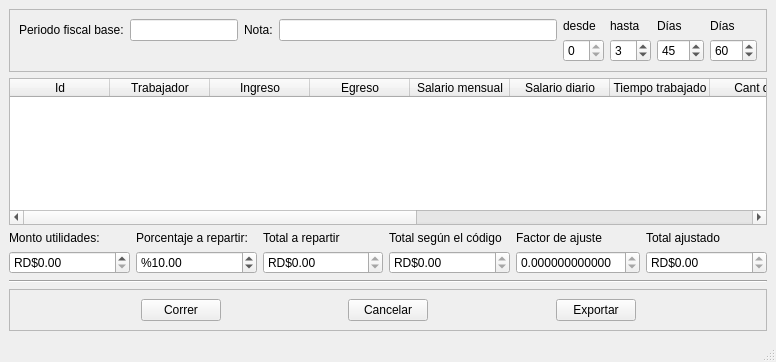
<?xml version="1.0" encoding="UTF-8"?>
<ui version="4.0">
 <class>MainWindow</class>
 <widget class="QMainWindow" name="MainWindow">
  <property name="geometry">
   <rect>
    <x>0</x>
    <y>0</y>
    <width>776</width>
    <height>362</height>
   </rect>
  </property>
  <property name="windowTitle">
   <string>Nómina de participación en los beneficios</string>
  </property>
  <widget class="QWidget" name="centralwidget">
   <layout class="QVBoxLayout" name="verticalLayout">
    <item>
     <widget class="QFrame" name="frame_2">
      <property name="frameShape">
       <enum>QFrame::StyledPanel</enum>
      </property>
      <property name="frameShadow">
       <enum>QFrame::Raised</enum>
      </property>
      <layout class="QHBoxLayout" name="horizontalLayout_2">
       <item>
        <layout class="QFormLayout" name="formLayout">
         <item row="0" column="0">
          <widget class="QLabel" name="label_7">
           <property name="text">
            <string>Periodo fiscal base:</string>
           </property>
          </widget>
         </item>
         <item row="0" column="1">
          <widget class="QLineEdit" name="periodo_fiscal_base">
           <property name="sizePolicy">
            <sizepolicy hsizetype="Preferred" vsizetype="Fixed">
             <horstretch>0</horstretch>
             <verstretch>0</verstretch>
            </sizepolicy>
           </property>
           <property name="toolTip">
            <string>&lt;html&gt;&lt;head/&gt;&lt;body&gt;&lt;p&gt;Muestra el código del perido fiscal en un formato fecha inicial-fecha final(ddmmaaaa-ddmmaaaa).&lt;/p&gt;&lt;/body&gt;&lt;/html&gt;</string>
           </property>
           <property name="readOnly">
            <bool>true</bool>
           </property>
          </widget>
         </item>
        </layout>
       </item>
       <item>
        <layout class="QFormLayout" name="formLayout_2">
         <item row="0" column="0">
          <widget class="QLabel" name="label_12">
           <property name="text">
            <string>Nota:</string>
           </property>
          </widget>
         </item>
         <item row="0" column="1">
          <widget class="QLineEdit" name="nota">
           <property name="toolTip">
            <string>&lt;html&gt;&lt;head/&gt;&lt;body&gt;&lt;p&gt;Agregue una nota que pueda servir de referencia en el futuro. (CAMPO OBLIGATORIO).&lt;/p&gt;&lt;/body&gt;&lt;/html&gt;</string>
           </property>
          </widget>
         </item>
        </layout>
       </item>
       <item>
        <layout class="QGridLayout" name="gridLayout_2">
         <item row="1" column="0">
          <widget class="QSpinBox" name="spinBox">
           <property name="readOnly">
            <bool>true</bool>
           </property>
          </widget>
         </item>
         <item row="1" column="1">
          <widget class="QSpinBox" name="anio_cambio">
           <property name="toolTip">
            <string>&lt;html&gt;&lt;head/&gt;&lt;body&gt;&lt;p&gt;Campo que define el año de corte para recibir el pago de acuerdo a la cantidad de días especifica. De a cuerdo al código son 3 años.&lt;/p&gt;&lt;/body&gt;&lt;/html&gt;</string>
           </property>
           <property name="minimum">
            <number>1</number>
           </property>
           <property name="value">
            <number>3</number>
           </property>
          </widget>
         </item>
         <item row="1" column="2">
          <widget class="QSpinBox" name="rango1">
           <property name="toolTip">
            <string>&lt;html&gt;&lt;head/&gt;&lt;body&gt;&lt;p&gt;Mínimo 45 días de pago para trabajadores con menos de 3 años de acuerdo al código.&lt;/p&gt;&lt;/body&gt;&lt;/html&gt;</string>
           </property>
           <property name="minimum">
            <number>1</number>
           </property>
           <property name="maximum">
            <number>999</number>
           </property>
           <property name="value">
            <number>45</number>
           </property>
          </widget>
         </item>
         <item row="0" column="1">
          <widget class="QLabel" name="label_9">
           <property name="text">
            <string>hasta</string>
           </property>
          </widget>
         </item>
         <item row="0" column="2">
          <widget class="QLabel" name="label_10">
           <property name="text">
            <string>Días</string>
           </property>
          </widget>
         </item>
         <item row="0" column="0">
          <widget class="QLabel" name="label_8">
           <property name="text">
            <string>desde</string>
           </property>
          </widget>
         </item>
         <item row="1" column="3">
          <widget class="QSpinBox" name="rango2">
           <property name="toolTip">
            <string>&lt;html&gt;&lt;head/&gt;&lt;body&gt;&lt;p&gt;Mínimo 60 días para trabajadores con más de 3 años según el código de trabajo.&lt;/p&gt;&lt;/body&gt;&lt;/html&gt;</string>
           </property>
           <property name="minimum">
            <number>1</number>
           </property>
           <property name="maximum">
            <number>999</number>
           </property>
           <property name="value">
            <number>60</number>
           </property>
          </widget>
         </item>
         <item row="0" column="3">
          <widget class="QLabel" name="label_11">
           <property name="text">
            <string>Días</string>
           </property>
          </widget>
         </item>
        </layout>
       </item>
      </layout>
     </widget>
    </item>
    <item>
     <widget class="QTableWidget" name="tableWidget">
      <property name="toolTip">
       <string>&lt;html&gt;&lt;head/&gt;&lt;body&gt;&lt;p&gt;Muestra la informaci'on detallada de cada trabajador en el perido fiscal&lt;/p&gt;&lt;/body&gt;&lt;/html&gt;</string>
      </property>
      <property name="sizeAdjustPolicy">
       <enum>QAbstractScrollArea::AdjustToContentsOnFirstShow</enum>
      </property>
      <property name="editTriggers">
       <set>QAbstractItemView::NoEditTriggers</set>
      </property>
      <property name="alternatingRowColors">
       <bool>true</bool>
      </property>
      <column>
       <property name="text">
        <string>Id</string>
       </property>
      </column>
      <column>
       <property name="text">
        <string>Trabajador</string>
       </property>
      </column>
      <column>
       <property name="text">
        <string>Ingreso</string>
       </property>
      </column>
      <column>
       <property name="text">
        <string>Egreso</string>
       </property>
      </column>
      <column>
       <property name="text">
        <string>Salario mensual</string>
       </property>
      </column>
      <column>
       <property name="text">
        <string>Salario diario</string>
       </property>
      </column>
      <column>
       <property name="text">
        <string>Tiempo trabajado</string>
       </property>
      </column>
      <column>
       <property name="text">
        <string>Cant días</string>
       </property>
      </column>
      <column>
       <property name="text">
        <string>Monto bruto</string>
       </property>
      </column>
      <column>
       <property name="text">
        <string>Monto ajustado</string>
       </property>
      </column>
      <column>
       <property name="text">
        <string>Ret INFOTEP</string>
       </property>
      </column>
      <column>
       <property name="text">
        <string>Ret ISLR</string>
       </property>
      </column>
      <column>
       <property name="text">
        <string>A pagar</string>
       </property>
      </column>
     </widget>
    </item>
    <item>
     <layout class="QGridLayout" name="gridLayout">
      <item row="0" column="3">
       <widget class="QLabel" name="label_4">
        <property name="text">
         <string>Total según el código</string>
        </property>
       </widget>
      </item>
      <item row="1" column="2">
       <widget class="QDoubleSpinBox" name="total_a_repartir">
        <property name="toolTip">
         <string>&lt;html&gt;&lt;head/&gt;&lt;body&gt;&lt;p&gt;Resultado de la multiplicación del porcentaje por el monto de las utilidades. Esto establece el tope a repartir entre los trabajadores.&lt;/p&gt;&lt;/body&gt;&lt;/html&gt;</string>
        </property>
        <property name="readOnly">
         <bool>true</bool>
        </property>
        <property name="showGroupSeparator" stdset="0">
         <bool>true</bool>
        </property>
        <property name="prefix">
         <string>RD$</string>
        </property>
        <property name="maximum">
         <double>100000000.000000000000000</double>
        </property>
       </widget>
      </item>
      <item row="0" column="2">
       <widget class="QLabel" name="label_3">
        <property name="text">
         <string>Total a repartir</string>
        </property>
       </widget>
      </item>
      <item row="1" column="0">
       <widget class="QDoubleSpinBox" name="monto_utilidades">
        <property name="toolTip">
         <string>&lt;html&gt;&lt;head/&gt;&lt;body&gt;&lt;p&gt;Coloque aquí las utilidades a distribuir, si no hubo utilidad en el periodo fiscal dejar en cero (0).&lt;/p&gt;&lt;/body&gt;&lt;/html&gt;</string>
        </property>
        <property name="showGroupSeparator" stdset="0">
         <bool>true</bool>
        </property>
        <property name="prefix">
         <string>RD$</string>
        </property>
        <property name="maximum">
         <double>999999999999.989990234375000</double>
        </property>
       </widget>
      </item>
      <item row="1" column="1">
       <widget class="QDoubleSpinBox" name="porc_repartir">
        <property name="toolTip">
         <string>&lt;html&gt;&lt;head/&gt;&lt;body&gt;&lt;p&gt;Porcentaje de las utilidades a repartir, según el código mínimo 10%.&lt;/p&gt;&lt;/body&gt;&lt;/html&gt;</string>
        </property>
        <property name="prefix">
         <string>%</string>
        </property>
        <property name="minimum">
         <double>0.010000000000000</double>
        </property>
        <property name="maximum">
         <double>100.000000000000000</double>
        </property>
        <property name="value">
         <double>10.000000000000000</double>
        </property>
       </widget>
      </item>
      <item row="0" column="0">
       <widget class="QLabel" name="label">
        <property name="text">
         <string>Monto utilidades:</string>
        </property>
       </widget>
      </item>
      <item row="0" column="1">
       <widget class="QLabel" name="label_2">
        <property name="text">
         <string>Porcentaje a repartir:</string>
        </property>
       </widget>
      </item>
      <item row="0" column="4">
       <widget class="QLabel" name="label_5">
        <property name="text">
         <string>Factor de ajuste</string>
        </property>
       </widget>
      </item>
      <item row="1" column="4">
       <widget class="QDoubleSpinBox" name="factor_de_ajuste">
        <property name="toolTip">
         <string>&lt;html&gt;&lt;head/&gt;&lt;body&gt;&lt;p&gt;Factor de ajuste que se calcula para poder repartir equitativamente el beneficio entre todos los trabajadores. Se calcula dividiendo el total a repartir entre el total según el código.&lt;/p&gt;&lt;/body&gt;&lt;/html&gt;</string>
        </property>
        <property name="readOnly">
         <bool>true</bool>
        </property>
        <property name="decimals">
         <number>12</number>
        </property>
        <property name="minimum">
         <double>0.000000000000000</double>
        </property>
        <property name="value">
         <double>0.000000000000000</double>
        </property>
       </widget>
      </item>
      <item row="1" column="3">
       <widget class="QDoubleSpinBox" name="total_segun_codigo">
        <property name="toolTip">
         <string>&lt;html&gt;&lt;head/&gt;&lt;body&gt;&lt;p&gt;Es la suma del cálculo del monto a pagar a todos los trabajadores de acuerdo al tiempo trabajado en el año y su tiempo en la empresa de acuerdo a los mínimos de días y los rangos que establece el código.&lt;/p&gt;&lt;/body&gt;&lt;/html&gt;</string>
        </property>
        <property name="readOnly">
         <bool>true</bool>
        </property>
        <property name="showGroupSeparator" stdset="0">
         <bool>true</bool>
        </property>
        <property name="prefix">
         <string>RD$</string>
        </property>
        <property name="maximum">
         <double>999999999.990000009536743</double>
        </property>
       </widget>
      </item>
      <item row="0" column="5">
       <widget class="QLabel" name="label_6">
        <property name="text">
         <string>Total ajustado</string>
        </property>
       </widget>
      </item>
      <item row="1" column="5">
       <widget class="QDoubleSpinBox" name="total_ajustado">
        <property name="toolTip">
         <string>&lt;html&gt;&lt;head/&gt;&lt;body&gt;&lt;p&gt;Monto final del pago a los trabajadores después de aplicar el factor ajuste.&lt;/p&gt;&lt;/body&gt;&lt;/html&gt;</string>
        </property>
        <property name="readOnly">
         <bool>true</bool>
        </property>
        <property name="showGroupSeparator" stdset="0">
         <bool>true</bool>
        </property>
        <property name="prefix">
         <string>RD$</string>
        </property>
        <property name="maximum">
         <double>999999999.990000009536743</double>
        </property>
       </widget>
      </item>
     </layout>
    </item>
    <item>
     <widget class="Line" name="line">
      <property name="orientation">
       <enum>Qt::Horizontal</enum>
      </property>
     </widget>
    </item>
    <item>
     <widget class="QFrame" name="frame">
      <property name="frameShape">
       <enum>QFrame::StyledPanel</enum>
      </property>
      <property name="frameShadow">
       <enum>QFrame::Raised</enum>
      </property>
      <layout class="QHBoxLayout" name="horizontalLayout">
       <item>
        <spacer name="horizontalSpacer">
         <property name="orientation">
          <enum>Qt::Horizontal</enum>
         </property>
         <property name="sizeHint" stdset="0">
          <size>
           <width>99</width>
           <height>20</height>
          </size>
         </property>
        </spacer>
       </item>
       <item>
        <widget class="QPushButton" name="correr">
         <property name="toolTip">
          <string>&lt;html&gt;&lt;head/&gt;&lt;body&gt;&lt;p&gt;Por favor coloque una nota para habilitar el botón y poder correr la nómina de participación de los trbajadores en los beneficios.&lt;/p&gt;&lt;/body&gt;&lt;/html&gt;</string>
         </property>
         <property name="text">
          <string>Correr</string>
         </property>
        </widget>
       </item>
       <item>
        <spacer name="horizontalSpacer_2">
         <property name="orientation">
          <enum>Qt::Horizontal</enum>
         </property>
         <property name="sizeHint" stdset="0">
          <size>
           <width>98</width>
           <height>20</height>
          </size>
         </property>
        </spacer>
       </item>
       <item>
        <widget class="QPushButton" name="cancelar">
         <property name="text">
          <string>Cancelar</string>
         </property>
        </widget>
       </item>
       <item>
        <spacer name="horizontalSpacer_4">
         <property name="orientation">
          <enum>Qt::Horizontal</enum>
         </property>
         <property name="sizeHint" stdset="0">
          <size>
           <width>40</width>
           <height>20</height>
          </size>
         </property>
        </spacer>
       </item>
       <item>
        <widget class="QPushButton" name="exportar_xls">
         <property name="enabled">
          <bool>true</bool>
         </property>
         <property name="toolTip">
          <string>&lt;html&gt;&lt;head/&gt;&lt;body&gt;&lt;p&gt;Exporta la información de la tabla tal como esté.&lt;/p&gt;&lt;/body&gt;&lt;/html&gt;</string>
         </property>
         <property name="text">
          <string>Exportar</string>
         </property>
         <property name="icon">
          <iconset>
           <normaloff>iconos/excel.png</normaloff>iconos/excel.png</iconset>
         </property>
        </widget>
       </item>
       <item>
        <spacer name="horizontalSpacer_3">
         <property name="orientation">
          <enum>Qt::Horizontal</enum>
         </property>
         <property name="sizeHint" stdset="0">
          <size>
           <width>98</width>
           <height>20</height>
          </size>
         </property>
        </spacer>
       </item>
      </layout>
     </widget>
    </item>
   </layout>
  </widget>
  <widget class="QMenuBar" name="menubar">
   <property name="geometry">
    <rect>
     <x>0</x>
     <y>0</y>
     <width>776</width>
     <height>18</height>
    </rect>
   </property>
  </widget>
  <widget class="QStatusBar" name="statusbar"/>
 </widget>
 <resources/>
 <connections/>
</ui>
